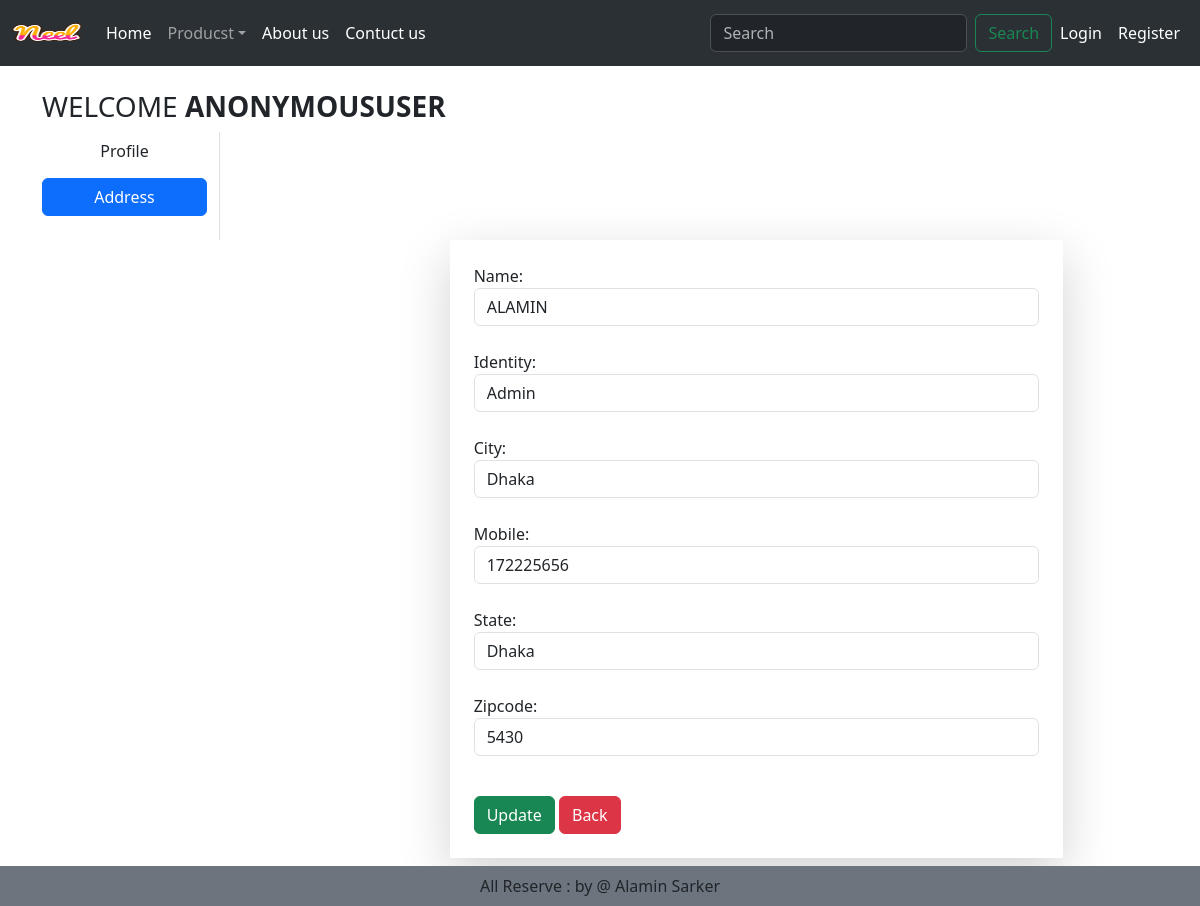
Screenshot of /updateAddress/1 with the database file from the repository.
### mainapp/models.py (models this page shows, shortened)
class Customer(models.Model):
    user = models.ForeignKey(User, on_delete=models.CASCADE)
    name = models.CharField(max_length=255)
    identity = models.CharField(max_length=255)
    city = models.CharField(max_length=255)
    mobile = models.IntegerField(default=0)
    state = models.CharField(choices=STATE_LISTS, max_length=100)
    zipcode = models.IntegerField()

### mainapp/views.py (the view, shortened to what this page needs)
# urls.py: path('updateAddress/<int:pk>', UpdateAddress.as_view(), name='updateAddress'),
class UpdateAddress(View):
    def get(self, request,pk):
        address = Customer.objects.get(pk=pk)
        form = CustomerProfileForm(instance=address)
        return render(request,'mainapp/updateAddress.html',locals())

### mainapp/forms.py
class CustomerProfileForm(forms.ModelForm):
     class Meta:
          model = Customer
          fields = ['name', 'identity', 'city', 'mobile', 'state', 'zipcode']
          widgets ={
               'name' : forms.TextInput(attrs={'class': 'form-control'}),
               'identity' : forms.TextInput(attrs={'class': 'form-control'}),
               'city' : forms.TextInput(attrs={'class': 'form-control'}),
               'mobile' : forms.NumberInput(attrs={'class': 'form-control'}),
               'state' : forms.Select(attrs={'class': 'form-control'}),
               'zipcode' : forms.NumberInput(attrs={'class': 'form-control'})
          }

### mainapp/templates/mainapp/updateAddress.html (shortened to what this page needs)
{% extends 'mainapp/base.html' %} {% load static %}  {% block main-content %}
<div class="container my-4">
  <div class="row">
    <h3 class="text-uppercase">Welcome <strong>{{request.user}}</strong></h3>
    <div class="col-sm-2 border-end">
      <ul class="list-unstyled">
        <li class="d-grid">
          <a class="btn " href="{% url 'profile'%}"> Profile </a>
        </li>
        <li class="d-grid">
          <a class="btn btn-primary my-2" href="{% url 'address'%}">
            Address
          </a>
        </li>
      </ul>
    </div>
    <div class="col-sm-8 offset-sm-3 mb-4">
        <form method="post" novalidate class="offset-sm-2 shadow-lg p-4">
          {% for fm in form %} {{fm.label_tag}} {{fm}}
          <small class="text-danger"> {{fm.errors | striptags }} </small> <br/>
          {% endfor %}
        <div class="col-12 mt-3">
          <button type="submit" class="btn btn-success">Update</button>
          <a class="btn btn-danger" href="{% url 'address'%}"> Back</a>
          </div
        </form>
      </div>
  </div>
</div>
{% endblock main-content %}

### rows the page displays
Customer: form "ALAMIN" "Admin" "Dhaka" "172225656" "Dhaka" "5430"

### other values shown
{{ request.user }} "ANONYMOUSUSER"
{{ fm.label_tag }} "Name:" "Identity:" "City:" "Mobile:" "State:" "Zipcode:"
